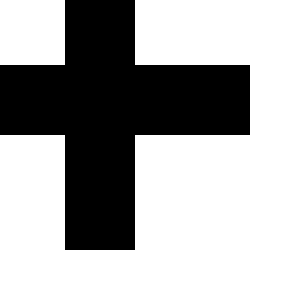
Frame 1 (no input)
Frame 60 (no input): identical to frame 1, image omitted
Frame 120 (the mouse pressed at the canvas centre since frame 60): identical to frame 1, image omitted

The p5.js sketch that drew this single still picture (run headless with seeded random() and noise() and a simulated clock; from frame 60 on, the mouse is pressed at the canvas centre):

// p5.js sketch
// ── sketch.js
function setup() {
    createCanvas(300, 300);
}

function draw() {
    rectMode(CENTER)
    noStroke();
    background(255);
    fill(0);
    rect(0, 100, 500, 70);
    fill(0);
    rect(100, 0, 70, 500);
}
